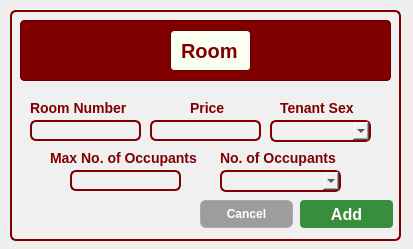
<?xml version="1.0" encoding="UTF-8"?>
<ui version="4.0">
 <class>Dialog</class>
 <widget class="QDialog" name="Dialog">
  <property name="geometry">
   <rect>
    <x>0</x>
    <y>0</y>
    <width>413</width>
    <height>249</height>
   </rect>
  </property>
  <property name="windowTitle">
   <string>Dialog</string>
  </property>
  <widget class="QFrame" name="frame">
   <property name="geometry">
    <rect>
     <x>10</x>
     <y>10</y>
     <width>391</width>
     <height>231</height>
    </rect>
   </property>
   <property name="styleSheet">
    <string notr="true">background-color: rgb(240, 240, 240);
border: 2px solid #800000;
border-radius: 6px;
</string>
   </property>
   <property name="frameShape">
    <enum>QFrame::StyledPanel</enum>
   </property>
   <property name="frameShadow">
    <enum>QFrame::Raised</enum>
   </property>
   <widget class="QFrame" name="frame_3">
    <property name="geometry">
     <rect>
      <x>10</x>
      <y>10</y>
      <width>371</width>
      <height>61</height>
     </rect>
    </property>
    <property name="styleSheet">
     <string notr="true">background-color: #800000;  /* Maroon background */
                border: 1px solid #660000;  /* Darker maroon border */
                border-radius: 4px;
                padding: 5px;
                font-family: 'Times New Roman', serif;  /* Formal font */
                font-size: 14px;
                color: white;</string>
    </property>
    <property name="frameShape">
     <enum>QFrame::StyledPanel</enum>
    </property>
    <property name="frameShadow">
     <enum>QFrame::Raised</enum>
    </property>
    <widget class="QLabel" name="label_2">
     <property name="geometry">
      <rect>
       <x>150</x>
       <y>10</y>
       <width>81</width>
       <height>41</height>
      </rect>
     </property>
     <property name="styleSheet">
      <string notr="true">background-color: rgb(250, 255, 242);
border: 1px solid #660000;
border-radius: 4px;
padding: 5px;
font-family: 'Cal Sans', sans-serif;
font-weight: 700;
font-style: normal;
font-size: 20px;
color: #800000;
text-align: center;
vertical-align: middle;

</string>
     </property>
     <property name="text">
      <string>Room</string>
     </property>
    </widget>
   </widget>
   <widget class="QLineEdit" name="RoomNumberLineEdit">
    <property name="geometry">
     <rect>
      <x>20</x>
      <y>110</y>
      <width>111</width>
      <height>21</height>
     </rect>
    </property>
   </widget>
   <widget class="QLabel" name="label_3">
    <property name="geometry">
     <rect>
      <x>20</x>
      <y>90</y>
      <width>111</width>
      <height>16</height>
     </rect>
    </property>
    <property name="styleSheet">
     <string notr="true">background: none;
    border: none;
    color: #800000;
    font-family: 'Cal Sans', sans-serif;
    font-weight: 700;
    font-style: normal;
    font-size: 14px;</string>
    </property>
    <property name="text">
     <string>Room Number</string>
    </property>
   </widget>
   <widget class="QLineEdit" name="PriceLineEdit">
    <property name="geometry">
     <rect>
      <x>140</x>
      <y>110</y>
      <width>111</width>
      <height>21</height>
     </rect>
    </property>
   </widget>
   <widget class="QLabel" name="label_4">
    <property name="geometry">
     <rect>
      <x>180</x>
      <y>90</y>
      <width>61</width>
      <height>16</height>
     </rect>
    </property>
    <property name="styleSheet">
     <string notr="true">background: none;
    border: none;
    color: #800000;
    font-family: 'Cal Sans', sans-serif;
    font-weight: 700;
    font-style: normal;
    font-size: 14px;</string>
    </property>
    <property name="text">
     <string>Price</string>
    </property>
   </widget>
   <widget class="QLabel" name="label_9">
    <property name="geometry">
     <rect>
      <x>210</x>
      <y>140</y>
      <width>131</width>
      <height>16</height>
     </rect>
    </property>
    <property name="styleSheet">
     <string notr="true">background: none;
    border: none;
    color: #800000;
    font-family: 'Cal Sans', sans-serif;
    font-weight: 700;
    font-style: normal;
    font-size: 14px;</string>
    </property>
    <property name="text">
     <string>No. of Occupants</string>
    </property>
   </widget>
   <widget class="QLabel" name="label_10">
    <property name="geometry">
     <rect>
      <x>270</x>
      <y>90</y>
      <width>81</width>
      <height>16</height>
     </rect>
    </property>
    <property name="styleSheet">
     <string notr="true">background: none;
    border: none;
    color: #800000;
    font-family: 'Cal Sans', sans-serif;
    font-weight: 700;
    font-style: normal;
    font-size: 14px;</string>
    </property>
    <property name="text">
     <string>Tenant Sex</string>
    </property>
   </widget>
   <widget class="QPushButton" name="AddpushButton">
    <property name="geometry">
     <rect>
      <x>290</x>
      <y>190</y>
      <width>93</width>
      <height>28</height>
     </rect>
    </property>
    <property name="styleSheet">
     <string notr="true">background-color: #388E3C; /* Darker green */
color: white;
font-family: &quot;Cal Sans&quot;, sans-serif;
font-weight: 700; /* Bold */
font-size: 16px;
border: none;
border-radius: 4px;
padding: 6px 12px;
</string>
    </property>
    <property name="text">
     <string>Add</string>
    </property>
   </widget>
   <widget class="QPushButton" name="CancelpushButton">
    <property name="geometry">
     <rect>
      <x>190</x>
      <y>190</y>
      <width>93</width>
      <height>28</height>
     </rect>
    </property>
    <property name="styleSheet">
     <string notr="true">background: rgb(157, 157, 157);
color: white;
font-family: 'Cal Sans', sans-serif;
font-weight: 500;
font-style: normal;
font-size: 12px;
border: 1px solid rgb(169, 169, 169);
</string>
    </property>
    <property name="text">
     <string>Cancel</string>
    </property>
   </widget>
   <widget class="QComboBox" name="TenantSexComboBox">
    <property name="geometry">
     <rect>
      <x>260</x>
      <y>110</y>
      <width>101</width>
      <height>22</height>
     </rect>
    </property>
   </widget>
   <widget class="QComboBox" name="NoOfOccupantsComboBox">
    <property name="geometry">
     <rect>
      <x>210</x>
      <y>160</y>
      <width>121</width>
      <height>22</height>
     </rect>
    </property>
   </widget>
   <widget class="QLabel" name="label_13">
    <property name="geometry">
     <rect>
      <x>40</x>
      <y>140</y>
      <width>161</width>
      <height>16</height>
     </rect>
    </property>
    <property name="styleSheet">
     <string notr="true">background: none;
    border: none;
    color: #800000;
    font-family: 'Cal Sans', sans-serif;
    font-weight: 700;
    font-style: normal;
    font-size: 14px;</string>
    </property>
    <property name="text">
     <string>Max No. of Occupants</string>
    </property>
   </widget>
   <widget class="QLineEdit" name="MaxNoOccupantsLineEdit">
    <property name="geometry">
     <rect>
      <x>60</x>
      <y>160</y>
      <width>111</width>
      <height>21</height>
     </rect>
    </property>
   </widget>
  </widget>
 </widget>
 <resources/>
 <connections/>
</ui>
